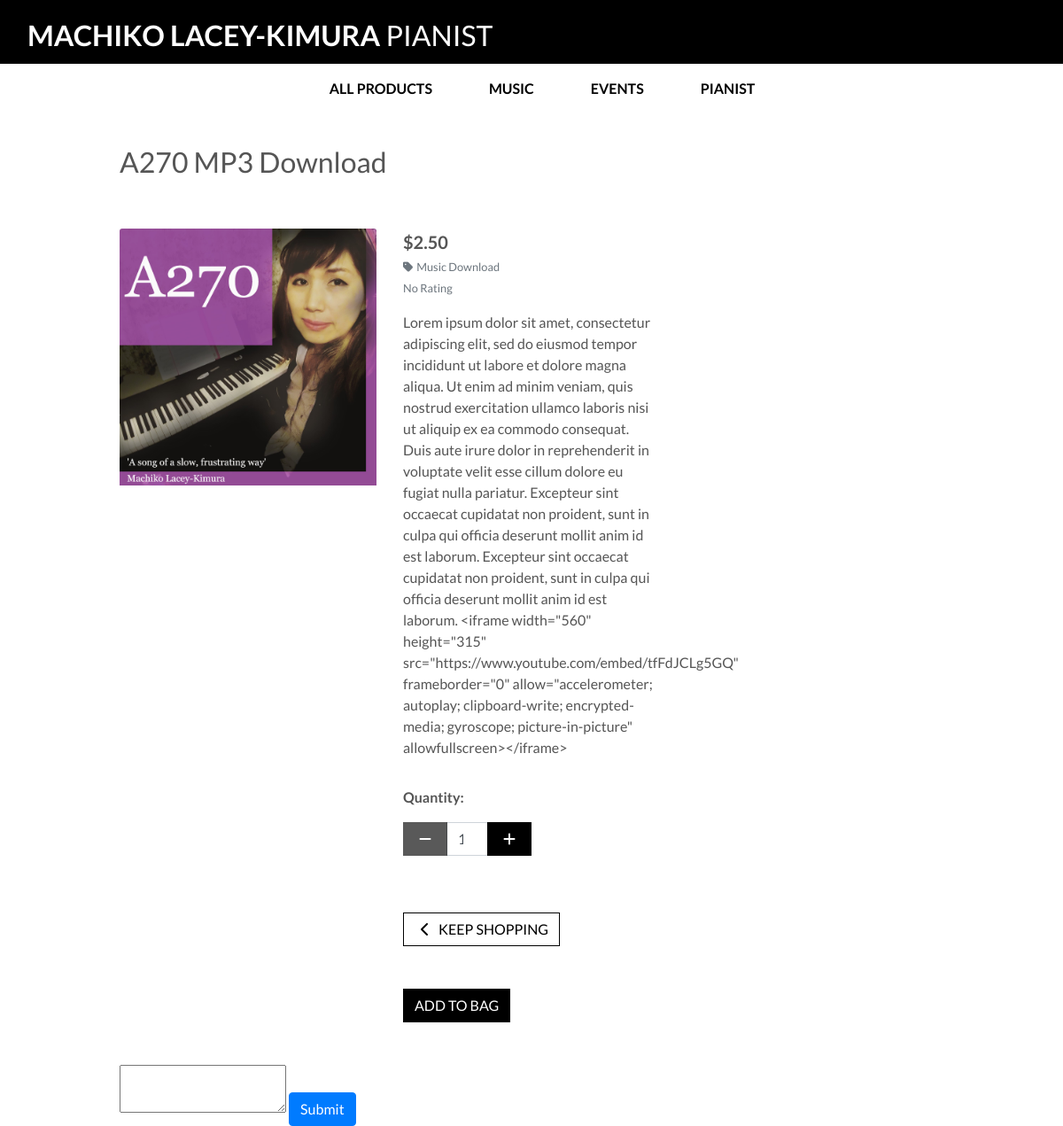
Page /products/2/ on the earlier database version.
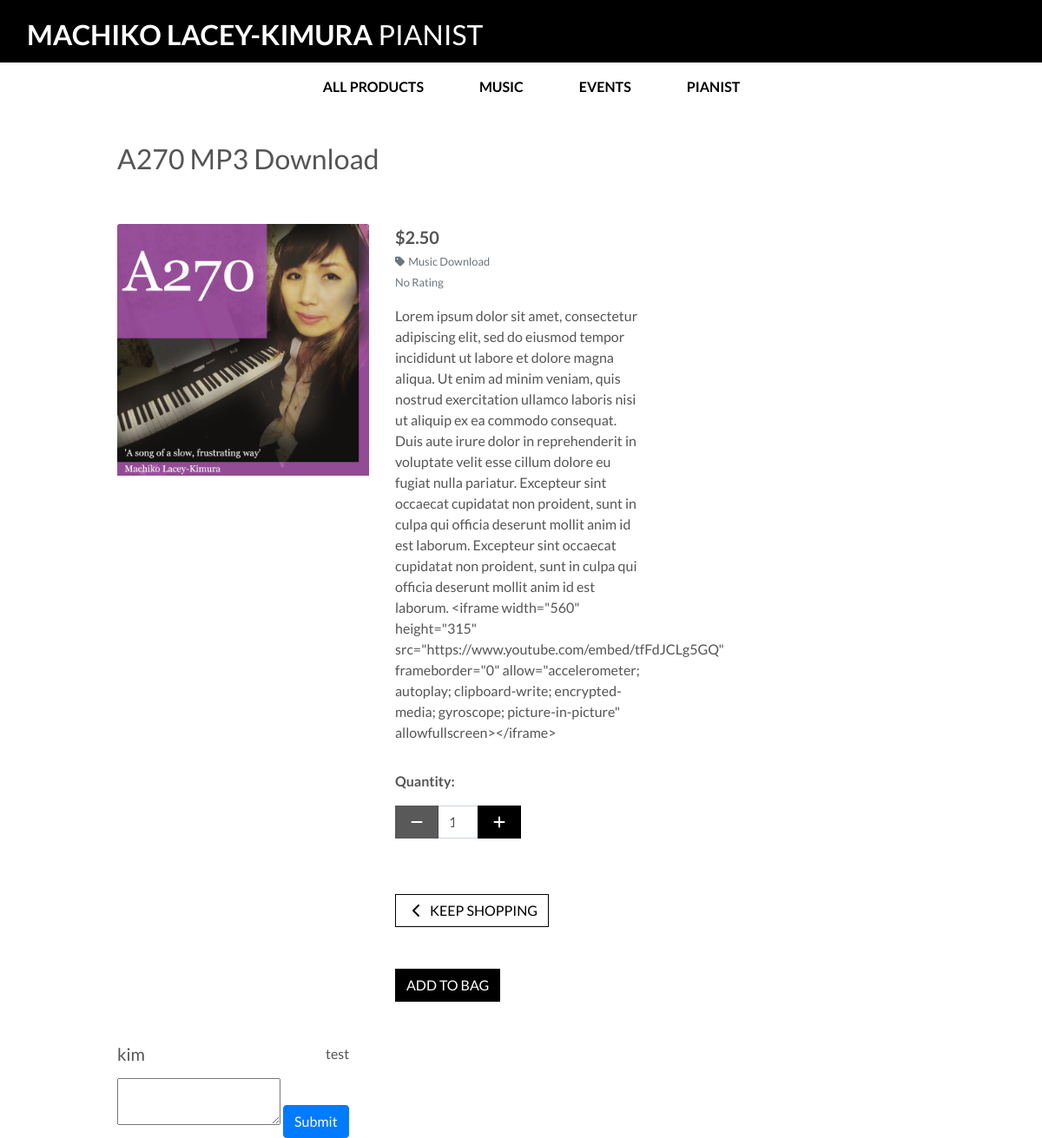
Same page on the later database version.
### products/models.py (models this page shows, shortened)
class Review(models.Model):
    product = models.ForeignKey(
        Product, on_delete=models.CASCADE)
    user = models.ForeignKey(User, on_delete=models.CASCADE)
    comment = models.TextField(max_length=1000)
    created_at = models.DateField(auto_now_add=True)
    updated_at = models.DateField(auto_now=True)

### products/views.py (the view)
# urls.py: path('<int:product_id>/', views.product_detail, name='product_detail'),
def product_detail(request, product_id):
    product = get_object_or_404(Product, pk=product_id)
    reviews = Review.objects.filter(product=product_id)
    context = {
        'product': product,
        'reviews': reviews,
    }
    return render(request, 'products/product_detail.html', context)

### bag/contexts.py (called while the page is built, shortened)
def bag_contents(request):
    bag_items = []
    total = 0
    product_count = 0
    bag = request.session.get('bag', {})
    if total < settings.FREE_DELIVERY_THRESHOLD:
        delivery = total * Decimal(settings.STANDARD_DELIVERY_PERCENTAGE / 100)
        free_delivery_delta = settings.FREE_DELIVERY_THRESHOLD - total
    else:
        delivery = 0
        free_delivery_delta = 0
    grand_total = delivery + total
    context = {
        'bag_items': bag_items,
        'total': total,
        'product_count': product_count,
        'delivery': delivery,
        'free_delivery_delta': free_delivery_delta,
        'free_delivery_threshold': settings.FREE_DELIVERY_THRESHOLD,
        'grand_total': grand_total,
    }
    return context

### products/templates/products/product_detail.html (shortened to what the changed rows need)
{% extends "base.html" %}
{% load static %}
{% block content %}
    <div class="container">
        <div class="row">
            <div class="col-sm-12">
                <h2>{{ product.name }} {{ product.album.album_runtime }} </h2>
            </div>
        </div>
<div class="reviews">
    <div class="row">
        <div class="col-sm-12">
                {% for review in reviews %}
                            <div class="row">
                                <div class="col-md-3">
                                    <h5 class="text-left">{{ review.user.username }}</h5>
                                </div>
                                <div class="col-md-9">
                                    <p>{{ review.comment }}</p>
                                </div>
                            </div>
                {% endfor %}
        </div>
    </div>
</div>
    </div>
{% endblock %}

Differences in the rows shown:
added Review: user.username "kim", comment "test"
